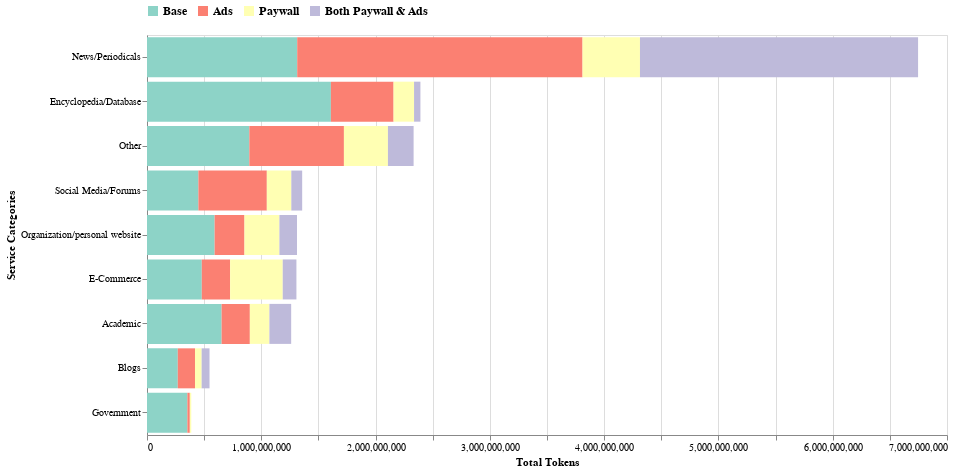

The notebook cell this image was saved under:
### Code cell
chart = prepare_altair_stacked_services_paywall(df, x_value='total_tokens')
chart.show()

### Figure 1 — Vega-Lite specification as saved in the notebook (floating-point values rounded to 4 significant figures)
{"config": {"view": {"continuousWidth": 300, "continuousHeight": 300}}, "data": {"name": "data-dd51fe37bb6e3640b2662ca6ac9d5558"}, "mark": {"type": "bar"}, "encoding": {"color": {"field": "paywall_ads", "legend": {"labelColor": "black", "labelFontSize": 12, "labelFontWeight": "bold", "labelPadding": 5, "orient": "top", "title": null}, "scale": {"domain": ["Base", "Ads", "Paywall", "Both Paywall & Ads"], "range": ["#8dd3c7", "#fb8072", "#ffffb3", "#bebada"]}, "sort": ["Base", "Ads", "Paywall", "Both Paywall & Ads"], "title": null, "type": "nominal"}, "order": {"field": "order", "type": "quantitative"}, "x": {"field": "total_tokens", "title": "Total Tokens", "type": "quantitative"}, "y": {"field": "Services", "sort": "-x", "title": "Service Categories", "type": "nominal"}}, "height": 400, "width": 800, "$schema": "https://vega.github.io/schema/vega-lite/v5.17.0.json", "datasets": {"data-dd51fe37bb6e3640b2662ca6ac9d5558": [{"Services": "Government", "paywall_ads": "Base", "instance_count": 61, "total_tokens": 353227106, "percent": 91.21}, {"Services": "Academic", "paywall_ads": "Base", "instance_count": 139, "total_tokens": 652694941, "percent": 51.74}, {"Services": "Social Media/Forums", "paywall_ads": "Base", "instance_count": 114, "total_tokens": 449587636, "percent": 33.11}, {"Services": "Other", "paywall_ads": "Base", "instance_count": 335, "total_tokens": 895348938, "percent": 38.38}, {"Services": "Blogs", "paywall_ads": "Base", "instance_count": 200, "total_tokens": 269380103, "percent": 49.25}, {"Services": "Organization/personal website", "paywall_ads": "Base", "instance_count": 724, "total_tokens": 591735301, "percent": 45.09}, {"Services": "E-Commerce", "paywall_ads": "Base", "instance_count": 251, "total_tokens": 479263377, "percent": 36.66}, {"Services": "News/Periodicals", "paywall_ads": "Base", "instance_count": 285, "total_tokens": 1314331232, "percent": 19.48}, {"Services": "Encyclopedia/Database", "paywall_ads": "Base", "instance_count": 134, "total_tokens": 1609071986, "percent": 67.26}, {"Services": "Social Media/Forums", "paywall_ads": "Ads", "instance_count": 101, "total_tokens": 598913804, "percent": 44.11}, {"Services": "Other", "paywall_ads": "Ads", "instance_count": 92, "total_tokens": 827684173, "percent": 35.48}, {"Services": "Organization/personal website", "paywall_ads": "Ads", "instance_count": 62, "total_tokens": 261130653, "percent": 19.9}, {"Services": "News/Periodicals", "paywall_ads": "Ads", "instance_count": 374, "total_tokens": 2496588819, "percent": 37.0}, {"Services": "Government", "paywall_ads": "Ads", "instance_count": 2, "total_tokens": 21489258, "percent": 5.549}, {"Services": "Academic", "paywall_ads": "Ads", "instance_count": 48, "total_tokens": 247183003, "percent": 19.59}, {"Services": "Encyclopedia/Database", "paywall_ads": "Ads", "instance_count": 65, "total_tokens": 548399035, "percent": 22.92}, {"Services": "Blogs", "paywall_ads": "Ads", "instance_count": 42, "total_tokens": 150750388, "percent": 27.56}, {"Services": "E-Commerce", "paywall_ads": "Ads", "instance_count": 40, "total_tokens": 248086036, "percent": 18.97}, {"Services": "Encyclopedia/Database", "paywall_ads": "Paywall", "instance_count": 17, "total_tokens": 179279960, "percent": 7.494}, {"Services": "Academic", "paywall_ads": "Paywall", "instance_count": 29, "total_tokens": 171242851, "percent": 13.57}, {"Services": "Other", "paywall_ads": "Paywall", "instance_count": 27, "total_tokens": 385123332, "percent": 16.51}, {"Services": "Organization/personal website", "paywall_ads": "Paywall", "instance_count": 60, "total_tokens": 305776981, "percent": 23.3}, {"Services": "Blogs", "paywall_ads": "Paywall", "instance_count": 3, "total_tokens": 57917810, "percent": 10.59}, {"Services": "E-Commerce", "paywall_ads": "Paywall", "instance_count": 62, "total_tokens": 460303943, "percent": 35.21}, {"Services": "Government", "paywall_ads": "Paywall", "instance_count": 2, "total_tokens": 12553737, "percent": 3.242}, {"Services": "News/Periodicals", "paywall_ads": "Paywall", "instance_count": 61, "total_tokens": 502559692, "percent": 7.449}, {"Services": "Social Media/Forums", "paywall_ads": "Paywall", "instance_count": 19, "total_tokens": 214318662, "percent": 15.78}, {"Services": "News/Periodicals", "paywall_ads": "Both Paywall & Ads", "instance_count": 271, "total_tokens": 2433485347, "percent": 36.07}, {"Services": "Encyclopedia/Database", "paywall_ads": "Both Paywall & Ads", "instance_count": 10, "total_tokens": 55685426, "percent": 2.328}, {"Services": "Organization/personal website", "paywall_ads": "Both Paywall & Ads", "instance_count": 16, "total_tokens": 153673333, "percent": 11.71}, {"Services": "E-Commerce", "paywall_ads": "Both Paywall & Ads", "instance_count": 17, "total_tokens": 119821192, "percent": 9.164}, {"Services": "Blogs", "paywall_ads": "Both Paywall & Ads", "instance_count": 7, "total_tokens": 68951105, "percent": 12.61}, {"Services": "Other", "paywall_ads": "Both Paywall & Ads", "instance_count": 21, "total_tokens": 224625369, "percent": 9.629}, {"Services": "Social Media/Forums", "paywall_ads": "Both Paywall & Ads", "instance_count": 16, "total_tokens": 95023187, "percent": 6.998}, {"Services": "Academic", "paywall_ads": "Both Paywall & Ads", "instance_count": 17, "total_tokens": 190367647, "percent": 15.09}]}}
